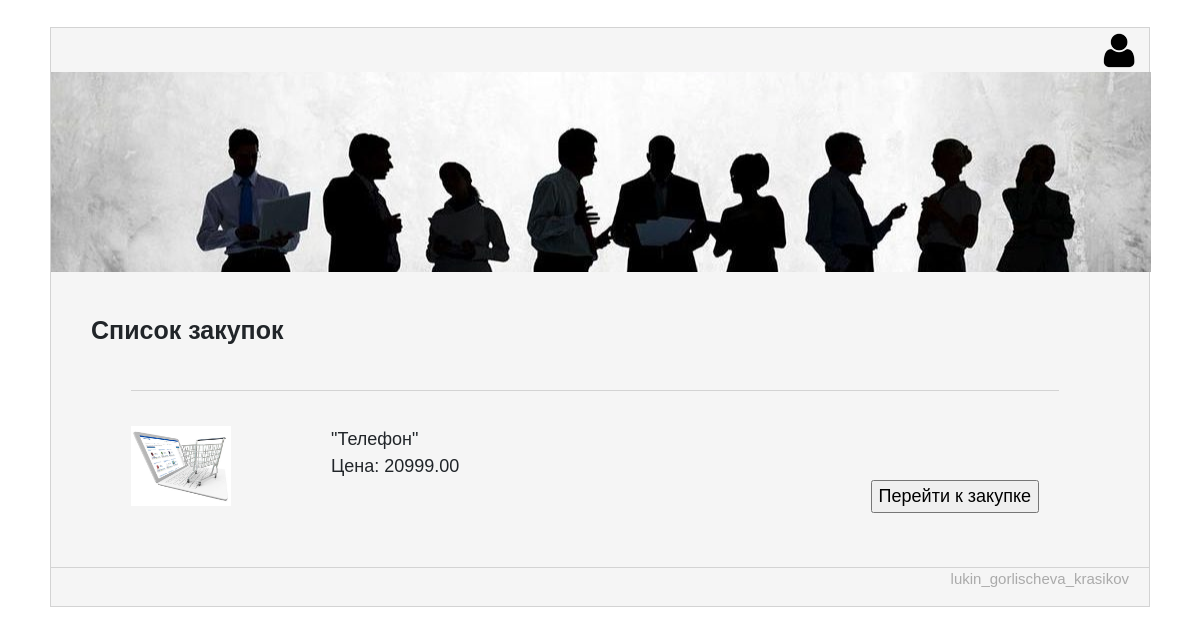
The app's page /main/, older data.
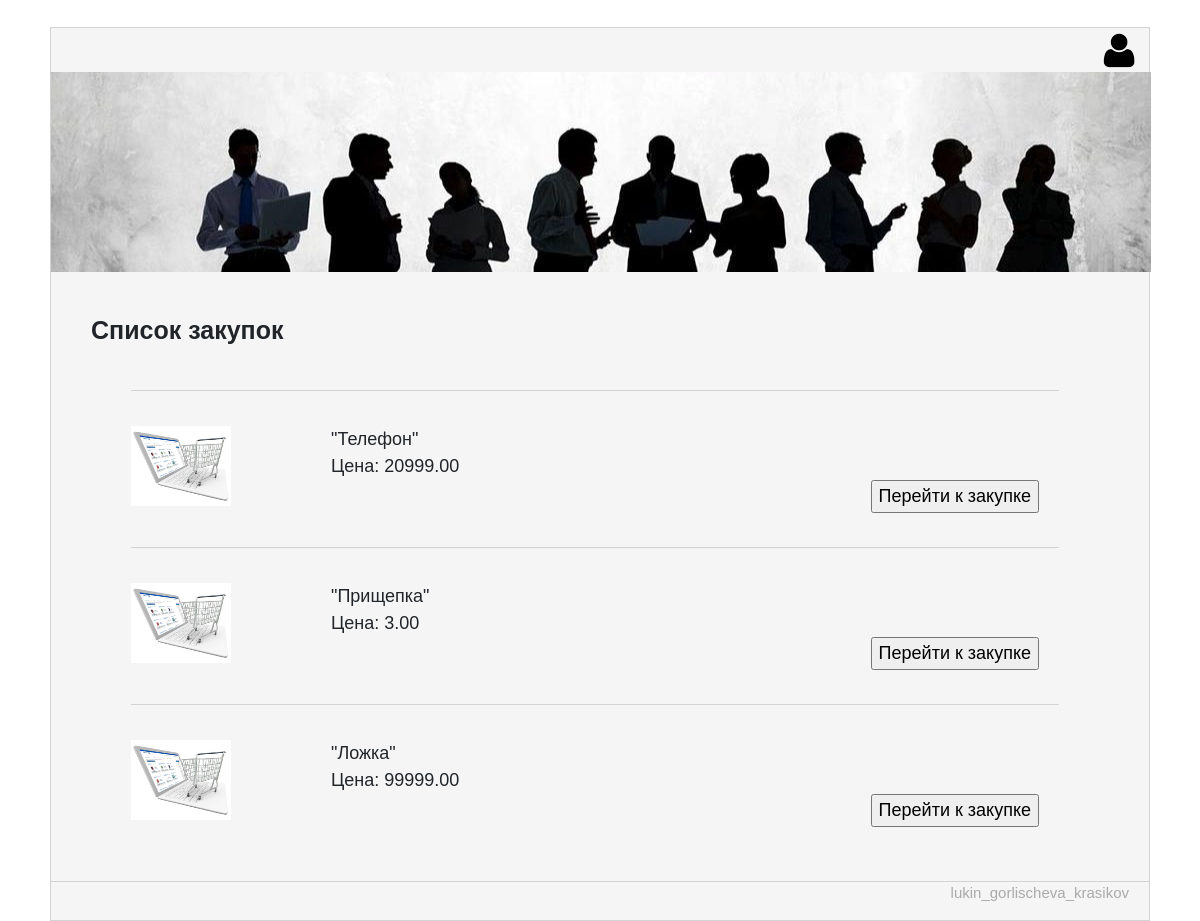
The same page, newer data.
### GroupBuyApp/models.py (models this page shows, shortened)
class Lot(models.Model):
    name = models.CharField(max_length=50)
    account = models.ForeignKey(Account, default=1, on_delete=models.CASCADE)
    price = models.DecimalField(max_digits=10, decimal_places=2)
    available = models.BooleanField(default=True)
    created = models.DateTimeField(auto_now_add=True)
    ended = models.DateTimeField(auto_now=True)
    minUsers = models.IntegerField(default=0)
    hasMax = models.BooleanField(default=False)
    maxUsers = models.IntegerField(default=1000000)
    usersJoin = models.IntegerField(default=1)
    description = models.CharField(max_length=256, default="")

### GroupBuyApp/views.py (the view)
# urls.py: url(r'^main/', views.lots_list),
def lots_list(request):
    lots = Lot.objects.all()
    return render(request, 'listBuy.html', {
        "lots": lots,
        'user': auth.get_user(request)
    })

### GroupBuyApp/templates/listBuy.html (shortened to what this page needs)
﻿{% load staticfiles  %}
<html>
	<head>
        <link rel="stylesheet" href="https://maxcdn.bootstrapcdn.com/bootstrap/4.0.0-beta.2/css/bootstrap.min.css">
        <link rel="stylesheet" href="{% static 'css/style.css' %}">
	</head>
<body>
<div class="page">
	<header>
    {% if user.is_authenticated %}
        <a href="/logout"><img alt="" src="{% static 'images/out.png' %}"></a>
	    <a href="/create"><img alt="" src="{% static 'images/new.png' %}"></a>
         <a href="/profile?id={{ user.id }}" class="prof"><img alt="" src="{% static 'images/prof.png' %}">{{ user.username }}</a>
    {% else %}
        <a href="/login"><img alt="" src="{% static 'images/prof.png' %}"></a>
    {% endif %}
	<div class="header-img-home"></div>
	</header>
	<div class="content-box">
		<div class="cont">Список закупок</div>
        {% for lot in lots %}
			<div class="lot">
                <div class="img-with-capt">
                    <img src="{% static 'images/buy.jpg' %}"/>
                </div>
                <div class="text-left">
                     "{{ lot.name }}" <br>
                    <a href="/lot?id={{lot.id}}"><input type="button" value="Перейти к закупке" class="buttonCreate go"></a>
                     Цена: {{ lot.price }} <br>
                </div>
				<br>
			</div>
        {% endfor %}
	</div>
	<footer class="site-footer">
		<div class="copyrights"><p>lukin_gorlischeva_krasikov</p></div>
	</footer>
</div>
</body>
</html>

Row changes from the older to the newer data that the page shows:
added Lot: name "Прищепка", price "3.00"
added Lot: name "Ложка", price "99999.00"
